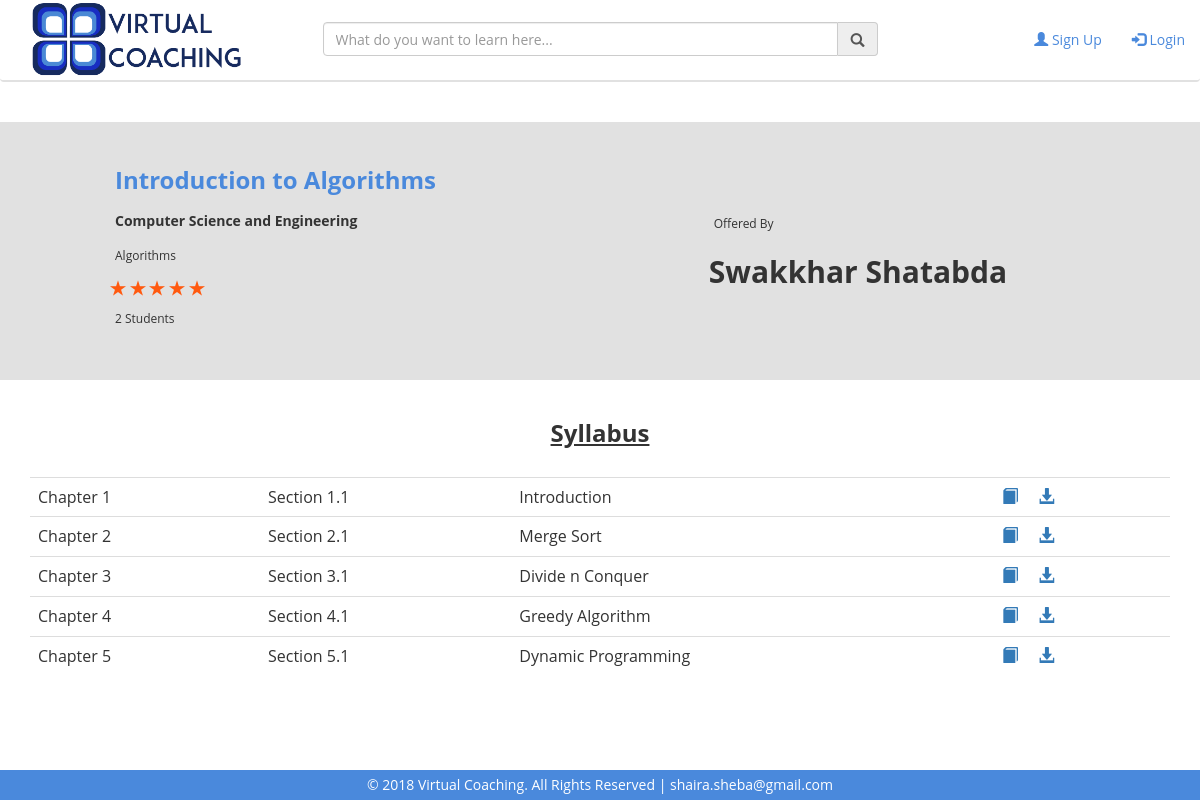
The page /course.php?courseid=10 on the database its author committed.
### tables this page shows
CREATE TABLE `course` (
  `CourseID` int(11) NOT NULL,
  `ChannelID` int(11) DEFAULT NULL,
  `Subject` varchar(100) DEFAULT NULL,
  `Topic` varchar(100) DEFAULT NULL,
  `CourseTitle` varchar(100) DEFAULT NULL,
  `Image` varchar(100) DEFAULT NULL,
  `Date` date DEFAULT NULL,
  `About` text
);

CREATE TABLE `users` (
  `Email` varchar(100) NOT NULL,
  `Name` varchar(100) DEFAULT NULL,
  `Image` varchar(100) DEFAULT 'user.jpg',
  `Password` varchar(100) DEFAULT NULL,
  `DOB` date NOT NULL,
  `Phone` varchar(30) NOT NULL,
  `Address` varchar(255) NOT NULL,
  `Bio` text NOT NULL,
  `Position` varchar(255) NOT NULL,
  `Organization` varchar(255) NOT NULL
);

CREATE TABLE `material` (
  `MaterialID` int(11) NOT NULL,
  `CourseID` int(11) DEFAULT NULL,
  `Chapter` int(11) DEFAULT NULL,
  `Section` varchar(10) DEFAULT NULL,
  `MaterialTitle` varchar(100) DEFAULT NULL,
  `File` varchar(255) DEFAULT NULL,
  `FileType` varchar(20) NOT NULL,
  `Date` date DEFAULT NULL
);

### course.php (the view, shortened to what this page needs)
<?php include "headers/header.php";
if(isset($_GET["courseid"])) {
	$courseid = $_GET["courseid"];
	$qry = "SELECT * from course, channel, users WHERE channel.ChannelID=course.ChannelID && channel.Email=users.Email && course.CourseID='$courseid'";
	$res = $db_connect->query($qry) or die('bad query');
	$row = $res->fetch_assoc();
	$subject = $row["Subject"];
	$topic = $row["Topic"];
	$title = $row["CourseTitle"];
	$owner = $row["Name"];
	$qry1 = "SELECT avg(Rating) from review WHERE review.CourseID='$courseid'";
	$res1 = $db_connect->query($qry1) or die('bad query2');
	$row1 = $res1->fetch_assoc();
	$rating = $row1["avg(Rating)"];
	$fullstar = floor($rating+0.5);
	$qry2 = "select count(enroll.Email) from enroll where CourseID='$courseid'";
	$res2 = $db_connect->query($qry2) or die('bad query3');
	$row2 = $res2->fetch_assoc();
	$totalenrolled = $row2["count(enroll.Email)"];
}
?>
	<div class="row" style="background-color:#e1e1e1; margin-right:0px;">
		<div class="col-md-7" style="padding-left:125px;"><br>
			<h3 style="color:#4a89dc; font-weight:bold; padding:5px;"><?php echo $title; ?></h3>
			<h5 style="padding:5px; font-weight:bold;"><?php echo $subject; ?></h5>
			<h6 style="padding:5px;"><?php echo $topic; ?></h6>
			<?php for($i=0; $i<$fullstar; $i++) { ?>
			<img src="images/starfull.png">
			<?php } ?>
			<h6 style="padding:5px;"><?php echo $totalenrolled; ?> Students</h6><br><br>
		</div>
		<div class="col-md-5" style="padding-top: 80px;">
			<h6 style="padding:5px;">Offered By</h6>
			<h2 style="font-weight:bold;"><?php echo $owner; ?></h2>
		</div>
	</div>
<div id="syllabuspage" class="container">
	<br><h3 style="text-align:center; font-weight:bold; text-decoration:underline;">Syllabus</h3><br>
  <table class="table table-hover">
	<tbody id="materiallist">
		<?php
			$i = 0;
			$qry = "SELECT * FROM material WHERE CourseID='$courseid' ORDER BY Chapter";
			$res = $db_connect->query($qry) or die('bad query22');
			while($row = $res->fetch_assoc()) {
			$i++;
			$chapter = $row["Chapter"];
			$section = $row["Section"];
			$materialtitle = $row["MaterialTitle"];
			$filename = $row["File"];
			$filetype = $row["FileType"];
		?>
		<tr id="materialrow<?php echo $i; ?>">
			<td id="chapter<?php echo $i; ?>" style="vertical-align: middle;">Chapter <?php echo $chapter; ?></td>
			<td id="section<?php echo $i; ?>" style="vertical-align: middle;">Section <?php echo $section; ?></td>
			<td id="title<?php echo $i; ?>" style="vertical-align: middle;"><?php echo $materialtitle; ?></td>
			<?php if($filetype=="PDF File") { ?>
			<td><a title="Read PDF" style="cursor:pointer; text-decoration:none;" href="material_files/<?php echo $filename; ?>" target="_blank"><i class="glyphicon glyphicon-book"></i></a>&emsp;
			<?php } else if($filetype=="Video File") { ?>
			<td><a title="Watch Video" style="cursor:pointer; text-decoration:none;" onclick="setmodalvideo('<?php echo $materialtitle; ?>','<?php echo $filename; ?>')" data-toggle="modal" data-target="#myModal-watchvideo"><i class="glyphicon glyphicon-play-circle"></i></a>&emsp;
			<?php } ?>
			<a title="Download" href="material_files/<?php echo $filename; ?>" download><i class="glyphicon glyphicon-download-alt"></i></a></td>
		</tr>
		<?php } ?>
    </tbody>
  </table><br>
</div>
<?php include "headers/footer.php"; ?>

### rows shown on the page
course: CourseTitle "Introduction to Algorithms", Subject "Computer Science and Engineering", Topic "Algorithms", users.Name "Swakkhar Shatabda"
material: Chapter "1", Section "1.1", MaterialTitle "Introduction"
material: Chapter "2", Section "2.1", MaterialTitle "Merge Sort"
material: Chapter "3", Section "3.1", MaterialTitle "Divide n Conquer"
material: Chapter "4", Section "4.1", MaterialTitle "Greedy Algorithm"
material: Chapter "5", Section "5.1", MaterialTitle "Dynamic Programming"

### other values the page prints
$totalenrolled "2"
